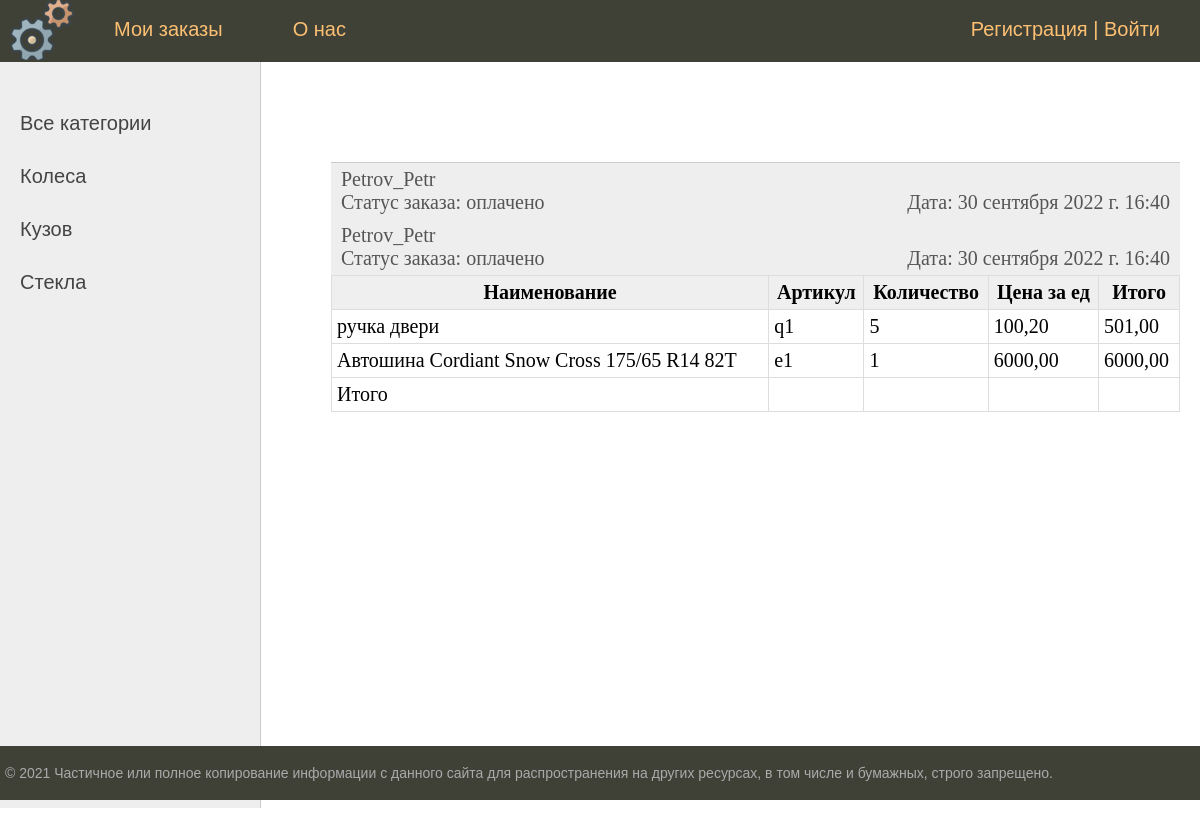
The app's page /orders/1 with its own data.
### base/models.py (models this page shows, shortened)
class Category(models.Model):
    name = models.CharField("Наименование", max_length=150, db_index=True)
    slug = models.SlugField(max_length=255, unique=True, db_index=True, verbose_name="URL", null=True)
    class Meta:
        verbose_name = "Категории"
        verbose_name_plural = "Категории"
    def get_absolute_url(self):
        return reverse('select', kwargs={'cat_slag': self.slug})

class Order_Item(models.Model):
    product = models.ForeignKey(Product, on_delete=models.PROTECT, verbose_name="Товар")
    amount = models.IntegerField("Количество")
    order = models.ForeignKey(Order, on_delete=models.CASCADE, verbose_name="Заказ")
    class Meta:
        verbose_name = "Товары в заказах"
        verbose_name_plural = "Товары в заказах"
        ordering = ['order', 'id']

class Order(models.Model):
    NEW = 'новый'
    PAID = 'оплачено'
    VARIANTS_STATUS = [
        (NEW, 'новый'),
        (PAID, 'оплачено')
    ]
    client = models.ForeignKey(User, on_delete=models.PROTECT)
    date_order = models.DateTimeField(auto_now_add=True)
    status = models.CharField("Статус заказа", max_length=10, choices=VARIANTS_STATUS, default=NEW)
    class Meta:
        verbose_name = "Заказы"
        verbose_name_plural = "Заказы"
        ordering = ['date_order', 'id']

class Product(models.Model):
    article = models.SlugField("Артикул", unique=True)
    name = models.CharField("Наименование", max_length=150)
    slug = models.SlugField(max_length=255, unique=True, db_index=True, verbose_name="URL", null=True)
    price = models.DecimalField("Цена", max_digits=10, decimal_places=2)
    description = models.TextField("Описание")
    amount = models.IntegerField("Количество")
    manufacturer = models.ForeignKey(Manufacturer, on_delete=models.PROTECT, verbose_name="Производитель")
    contractor = models.ForeignKey(Contractor, on_delete=models.PROTECT, verbose_name="Поставщик")
    brand = models.ForeignKey(Brand, on_delete=models.PROTECT, verbose_name="Марка")
    model = models.ForeignKey(Model, on_delete=models.PROTECT, verbose_name="Модель")
    foto = models.ImageField(upload_to="photos/", blank=True, verbose_name="Фото")
    category = models.ForeignKey(Category, on_delete=models.PROTECT, verbose_name="Категория")
    def __str__(self):
        return self.name
    class Meta:
        verbose_name = "Товары"
        verbose_name_plural = "Товары"
        ordering = ['article', 'name', 'amount', 'manufacturer', 'contractor', 'brand', 'model', 'category']

### base/views.py (the view)
# urls.py: path('orders/<int:order_id>', detailorders, name='orders'),
def detailorders(request, order_id):
    all_sum = Order_Item.objects.filter(order=order_id).aggregate(all_sum=Sum('product__price'))
    order_items = Order_Item.objects.filter(order=order_id)
    cats = Category.objects.annotate(Count('product'))
    return render(request, 'base/detailorders.html', {'orders': ord,
                                                      'order_items': order_items,
                                                      'menu': menu,
                                                      'cats': cats,
                                                      'all_sum': all_sum})

### base/templates/base/detailorders.html
{% extends 'base/templ.html' %}
{% load mathfilters %}
{% block content %}
<form action="{% url 'home' %}" method="post">
	<table class="table" border="1" cellspacing="0">
		<ul class="list-product">
			<li>
				{% for oi in order_items %}
					<caption><div class="product-panel">
						<p class="first">{{oi.order.client}}</p><br>
						<p class="first">Статус заказа: {{oi.order.status}}</p>
						<p class="last">Дата: {{oi.order.date_order}}</p>
					</div></caption>
				{% endfor %}
				<tr>
					<th>Наименование</th>
					<th>Артикул</th>
					<th>Количество</th>
					<th>Цена за ед</th>
					<th>Итого</th>
				</tr>
				{% for oi in order_items %}
				<tr>
					<td>{{oi.product}}</td>
					<td>{{oi.product.article}}</td>
					<td>{{oi.amount}}</td>
					<td>{{oi.product.price}}</td>
					<td>{{oi.product.price|mul:oi.amount}}</td>
				</tr>
				{% endfor %}
				<tr>
					<td>Итого</td>
					<td></td>
					<td></td>
					<td></td>
					<td>{{summ}}</td>
				</tr>
			</li>
		</ul>
	</table>
</form>
{% endblock %}

### base/templates/base/templ.html (shortened to what this page needs)
{% load static %}
<!DOCTYPE html>
<html>
<head>
	<link type="text/css" href="{% static 'base/css/style.css' %}" rel="stylesheet" />
</head>
<body>
<table class="table-page" border=0 cellpadding="0" cellspacing="0">
<tr><td valign=top>
{% block mainmenu %}
		<div class="header">
			<ul id="mainmenu" class="mainmenu">
			<li class="logo"><a href="{% url 'home' %}"><div class="logo"></div></a></li>
{% for m in menu %}
	{% if not forloop.last %}
			<li><a href="{% url m.upl_name %}">{{m.title}}</a></li>
	{% else %}
			{% if request.user.is_authenticated %}
				<li class="last"> {{user.username}} | <a href="{% url 'logout' %}">Выйти</a></li>
				{% else %}
				<li class="last"><a href="{% url 'register' %}">Регистрация</a> | <a href="{% url 'login' %}">Войти</a></li>
				{% endif %}
	{% endif %}
{% endfor %}
			</ul>
		</div>
{% endblock mainmenu %}
<table class="table-content" border=0 cellpadding="0" cellspacing="0">
<tr>
	<td valign="top" class="left-chapters">
	<ul id="leftchapters">
		{% if selected == 0 %}
			<li class="selected">Все категории</li>
		{% else %}
			<li><a href="{% url 'home' %}">Все категории</a></li>
		{% endif %}
		{% for c in cats %}
			{% if c.product__count > 0 %}
				{% if c == selected %}
					<li class="selected">{{c.name}}</li>
				{% else %}
					<li><a href="{{ c.get_absolute_url }}">{{c.name}}</a></li>
				{% endif %}
			{% endif %}
		{% endfor %}
	</ul>
</td>
<td valign="top" class="content">
	<div class="content-text">
{% block content %}
{% endblock %}
	</div>
</td></tr></table>
</td></tr>
<tr><td valign=top>
	<div id="footer">
		<p>&copy; 2021 Частичное или полное копирование информации с данного сайта для распространения на других ресурсах, в том числе и бумажных, строго запрещено.</p>
	</div>
</td></tr></table>
</body>
</html>

### base/static/base/css/style.css (style rules this page uses)
html, body { font-family: 'Arial'; margin: 0; padding: 0; height: 100%; width: 100%; color: #444; }
a { color: #0059b2; text-decoration: none; }
div.product-panel { background: #eee; padding: 5px 10px 5px 10px; box-sizing border-box; overflow: hidden; color: #555; }
div.product-panel p.first { margin: 0; float: left; }
div.product-panel p.last { margin: 0; float: right; }
ul.list-product { list-style: none; margin: 0; padding: 0; }
ul.list-product li { border-bottom: 1px solid #ccc; }
.table-page { width: 100%; height: 100%; vertical-align: top; }
.table-page tr { height: 100%; }
.header { background: #3F4137; height: 62px; }
.logo { background: url('../img/logo.png') no-repeat 10px; width: 84px; height: 60px; }
ul.mainmenu { list-style: none; margin: 0; padding: 0; height: 60px; color: #fdc073; font-size: 20px; overflow: hidden; }
ul.mainmenu li { float: left; margin: 18px 40px 0 30px; }
ul.mainmenu li.logo { margin: 0; }
ul.mainmenu li.last { float: right; }
ul.mainmenu li a { color: #fdc073; text-decoration: none; }
.table-content { width: 100%; min-height: 100%; height: 100%; }
.left-chapters { margin: 0; background: #eee; border-right: 1px solid #ccc; min-height: 100%; }
.left-chapters ul { width: 230px; min-height: 100%; margin: 0; padding: 20px 10px 10px 20px; list-style: none; font-size: 20px; }
.left-chapters ul li { margin: 30px 0 0 0; color: #999; }
.left-chapters ul li a { color: #444; text-decoration: none; }
.content { padding: 40px 20px 20px 40px; width: 100%; box-sizing: border-box; }
.content-text { margin: 60px 0 0 30px; color: #000; font-size: 20px; font-family: Yandex Sans Display Light; }
#footer { box-sizing: border-box; background: #3F4137; padding: 5px; color: #aaa; font-size: 14px; font-family: Verdana, Geneva, Arial, Helvetica; text-align: left; overflow: hidden; }
.table { width: 100%; margin-bottom: 20px; border: 1px solid #dddddd; border-collapse: collapse; }
.table th { font-weight: bold; padding: 5px; background: #efefef; border: 1px solid #dddddd; }
.table td { border: 1px solid #dddddd; padding: 5px; }

### records on screen
Category: name "Колеса"
Category: name "Кузов"
Category: name "Стекла"
Order_Item: order.client "Petrov_Petr", order.status "оплачено", order.date_order "30 сентября 2022 г. 16:40", product "ручка двери", product.article "q1", amount "5", product.price "100,20", product.price|mul "501,00"
Order_Item: order.client "Petrov_Petr", order.status "оплачено", order.date_order "30 сентября 2022 г. 16:40", product "Автошина Cordiant Snow Cross 175/65 R14 82T", product.article "e1", amount "1", product.price "6000,00", product.price|mul "6000,00"

### other values on screen
{{ m.title }} "Мои заказы" "О нас"
